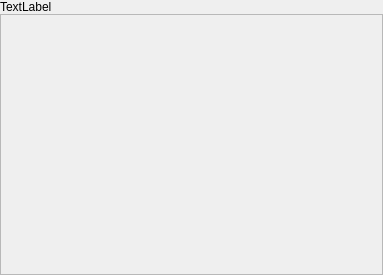
<?xml version="1.0" encoding="UTF-8"?>
<ui version="4.0">
 <class>MaterialDetailEditor_MaterialAttribute</class>
 <widget class="QWidget" name="MaterialDetailEditor_MaterialAttribute">
  <property name="geometry">
   <rect>
    <x>0</x>
    <y>0</y>
    <width>383</width>
    <height>275</height>
   </rect>
  </property>
  <property name="windowTitle">
   <string>Form</string>
  </property>
  <layout class="QVBoxLayout" name="verticalLayout" stretch="0,0">
   <property name="spacing">
    <number>0</number>
   </property>
   <property name="leftMargin">
    <number>0</number>
   </property>
   <property name="topMargin">
    <number>0</number>
   </property>
   <property name="rightMargin">
    <number>0</number>
   </property>
   <property name="bottomMargin">
    <number>0</number>
   </property>
   <item>
    <widget class="QLabel" name="MaterialDetailEditor_MaterialAttributeName">
     <property name="text">
      <string>TextLabel</string>
     </property>
    </widget>
   </item>
   <item>
    <widget class="QScrollArea" name="MaterialDetailEditor_MaterialAttributeScroll">
     <property name="widgetResizable">
      <bool>true</bool>
     </property>
     <widget class="QWidget" name="scrollAreaWidgetContents">
      <property name="geometry">
       <rect>
        <x>0</x>
        <y>0</y>
        <width>381</width>
        <height>261</height>
       </rect>
      </property>
      <layout class="QVBoxLayout" name="scroll_verticalLayout">
       <property name="spacing">
        <number>0</number>
       </property>
       <property name="leftMargin">
        <number>1</number>
       </property>
       <property name="topMargin">
        <number>1</number>
       </property>
       <property name="rightMargin">
        <number>1</number>
       </property>
       <property name="bottomMargin">
        <number>1</number>
       </property>
      </layout>
     </widget>
    </widget>
   </item>
  </layout>
 </widget>
 <resources/>
 <connections/>
</ui>
